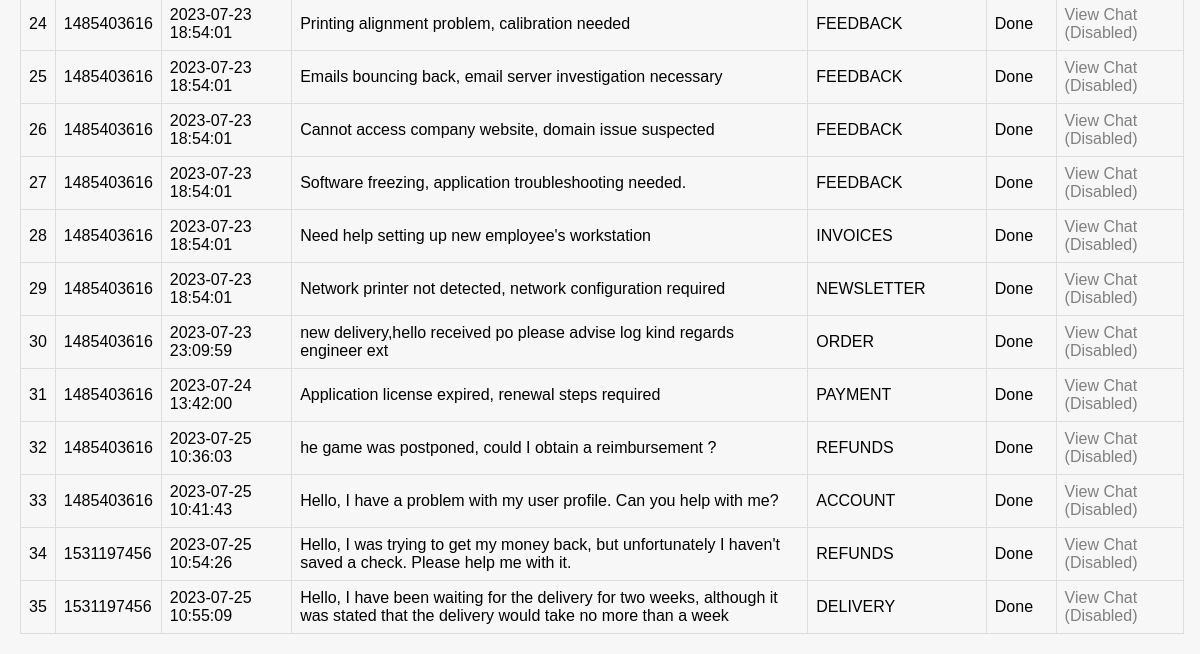
Page /get_all_messages (lower part) on the earlier database version.
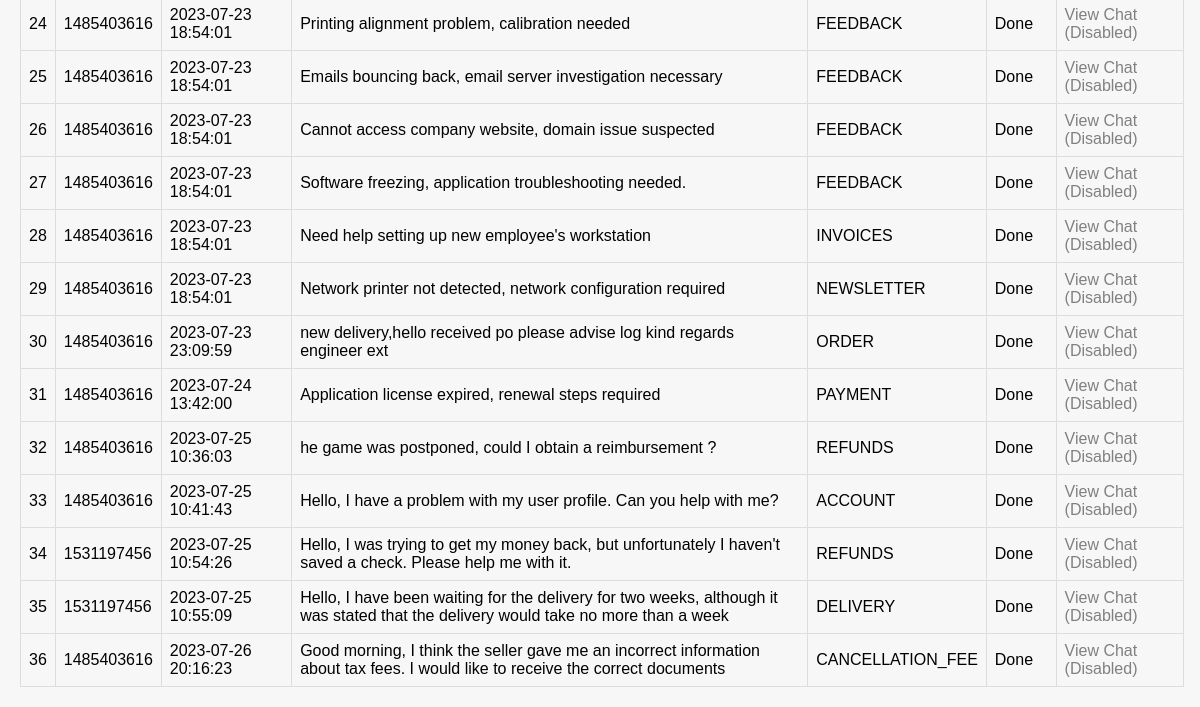
Same page on the later database version.
### tables this page shows
CREATE TABLE messages (id INTEGER PRIMARY KEY AUTOINCREMENT, chat_id INTEGER, timestamp DATETIME, text TEXT, label TEXT, status TEXT);

### src/app.py (the view)
@app.route('/get_all_messages', methods=['GET'])
def get_all_messages_route():
    rows, columns = get_all_messages()
    if not rows:
        return jsonify({"message": "No messages found."}), 404
    return render_template('index.html', columns=columns, rows=rows)

### src/app.py (called while the page is built, shortened)
def get_all_messages(filters=None):
    try:
        conn = sqlite3.connect(DB_FILE)
        cursor = conn.cursor()
        query = "SELECT * FROM messages"
        cursor.execute(query)
        rows = cursor.fetchall()
        columns = [desc[0] for desc in cursor.description]
        conn.close()
        return rows, columns
    except Exception as e:
        print(f"Error: {e}")
        return [], []

### src/templates/index.html (shortened to what this page needs)
<!DOCTYPE html>
<html>
<head>
</head>
<body>
    <table>
        {% for row in rows %}
        <tr>
            {% for value in row %}
            <td>{{ value }}</td>
            {% endfor %}
            <td>
                {% if row[5] == 'Waiting' %}
                <a href="{{ url_for('view_chat', chat_id=row[1], ticket_text=row[3], id=row[0]) }}">View Chat</a>
                {% else %}
                <span style="color: gray;">View Chat (Disabled)</span>
                {% endif %}
            </td>
        </tr>
        {% endfor %}
    </table>
</body>
</html>

### src/templates/index.html (style rules this page uses)
body { margin: 0; padding: 0; font-family: Arial, sans-serif; background-color: #f7f7f7; }
table { border-collapse: collapse; width: 97%; margin: 20px; align }

Differences in the rows shown:
added messages: row "36", chat "1485403616", timestamp "2023-07-26 20:16:23", text "Good morning, I think the seller gave me an incorrect information about tax fees. I would like to receive the correct documents", label "CANCELLATION_FEE", status "Done", shows "View Chat (Disabled)"
